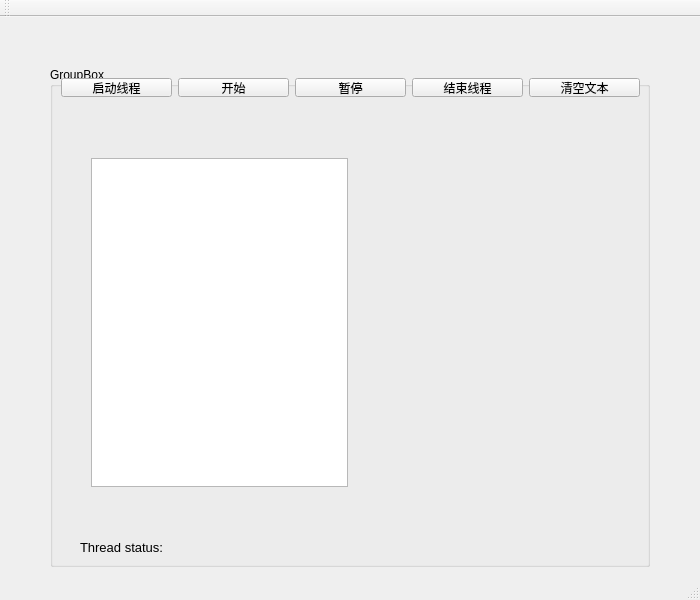
<?xml version="1.0" encoding="UTF-8"?>
<ui version="4.0">
 <class>MainWindowClass</class>
 <widget class="QMainWindow" name="MainWindowClass">
  <property name="geometry">
   <rect>
    <x>0</x>
    <y>0</y>
    <width>700</width>
    <height>600</height>
   </rect>
  </property>
  <property name="windowTitle">
   <string>MainWindow</string>
  </property>
  <widget class="QWidget" name="centralWidget">
   <widget class="QGroupBox" name="groupBox">
    <property name="geometry">
     <rect>
      <x>50</x>
      <y>50</y>
      <width>600</width>
      <height>500</height>
     </rect>
    </property>
    <property name="sizePolicy">
     <sizepolicy hsizetype="Expanding" vsizetype="Expanding">
      <horstretch>0</horstretch>
      <verstretch>0</verstretch>
     </sizepolicy>
    </property>
    <property name="title">
     <string>GroupBox</string>
    </property>
    <widget class="QWidget" name="horizontalLayoutWidget">
     <property name="geometry">
      <rect>
       <x>0</x>
       <y>0</y>
       <width>601</width>
       <height>41</height>
      </rect>
     </property>
     <layout class="QHBoxLayout" name="horizontalLayout">
      <item>
       <widget class="QPushButton" name="btnStartThread">
        <property name="sizePolicy">
         <sizepolicy hsizetype="Minimum" vsizetype="Minimum">
          <horstretch>0</horstretch>
          <verstretch>0</verstretch>
         </sizepolicy>
        </property>
        <property name="text">
         <string>启动线程</string>
        </property>
       </widget>
      </item>
      <item>
       <widget class="QPushButton" name="btnDiceBegin">
        <property name="sizePolicy">
         <sizepolicy hsizetype="Minimum" vsizetype="Minimum">
          <horstretch>0</horstretch>
          <verstretch>0</verstretch>
         </sizepolicy>
        </property>
        <property name="text">
         <string>开始</string>
        </property>
       </widget>
      </item>
      <item>
       <widget class="QPushButton" name="btnDiceEnd">
        <property name="sizePolicy">
         <sizepolicy hsizetype="Minimum" vsizetype="Minimum">
          <horstretch>0</horstretch>
          <verstretch>0</verstretch>
         </sizepolicy>
        </property>
        <property name="text">
         <string>暂停</string>
        </property>
       </widget>
      </item>
      <item>
       <widget class="QPushButton" name="btnStopThread">
        <property name="sizePolicy">
         <sizepolicy hsizetype="Minimum" vsizetype="Minimum">
          <horstretch>0</horstretch>
          <verstretch>0</verstretch>
         </sizepolicy>
        </property>
        <property name="text">
         <string>结束线程</string>
        </property>
       </widget>
      </item>
      <item>
       <widget class="QPushButton" name="btnClear">
        <property name="sizePolicy">
         <sizepolicy hsizetype="Minimum" vsizetype="Minimum">
          <horstretch>0</horstretch>
          <verstretch>0</verstretch>
         </sizepolicy>
        </property>
        <property name="text">
         <string>清空文本</string>
        </property>
       </widget>
      </item>
     </layout>
    </widget>
    <widget class="QWidget" name="horizontalLayoutWidget_2">
     <property name="geometry">
      <rect>
       <x>30</x>
       <y>80</y>
       <width>541</width>
       <height>351</height>
      </rect>
     </property>
     <layout class="QHBoxLayout" name="horizontalLayout_2">
      <item>
       <widget class="QPlainTextEdit" name="plainTextEdit">
        <property name="sizePolicy">
         <sizepolicy hsizetype="Expanding" vsizetype="Expanding">
          <horstretch>0</horstretch>
          <verstretch>0</verstretch>
         </sizepolicy>
        </property>
       </widget>
      </item>
      <item>
       <widget class="QLabel" name="LabPic">
        <property name="sizePolicy">
         <sizepolicy hsizetype="Expanding" vsizetype="Minimum">
          <horstretch>0</horstretch>
          <verstretch>0</verstretch>
         </sizepolicy>
        </property>
        <property name="text">
         <string/>
        </property>
        <property name="pixmap">
         <pixmap resource="MainWindow.qrc">:/dice/images/d0.jpg</pixmap>
        </property>
        <property name="alignment">
         <set>Qt::AlignCenter</set>
        </property>
       </widget>
      </item>
     </layout>
    </widget>
    <widget class="QLabel" name="LabA">
     <property name="geometry">
      <rect>
       <x>30</x>
       <y>460</y>
       <width>500</width>
       <height>40</height>
      </rect>
     </property>
     <property name="sizePolicy">
      <sizepolicy hsizetype="Expanding" vsizetype="Expanding">
       <horstretch>0</horstretch>
       <verstretch>0</verstretch>
      </sizepolicy>
     </property>
     <property name="font">
      <font>
       <family>Arial</family>
       <pointsize>10</pointsize>
       <weight>50</weight>
       <bold>false</bold>
      </font>
     </property>
     <property name="text">
      <string>Thread status: </string>
     </property>
    </widget>
   </widget>
  </widget>
  <widget class="QToolBar" name="mainToolBar">
   <attribute name="toolBarArea">
    <enum>TopToolBarArea</enum>
   </attribute>
   <attribute name="toolBarBreak">
    <bool>false</bool>
   </attribute>
  </widget>
  <widget class="QStatusBar" name="statusBar"/>
 </widget>
 <layoutdefault spacing="6" margin="11"/>
 <resources>
  <include location="MainWindow.qrc"/>
 </resources>
 <connections/>
</ui>
